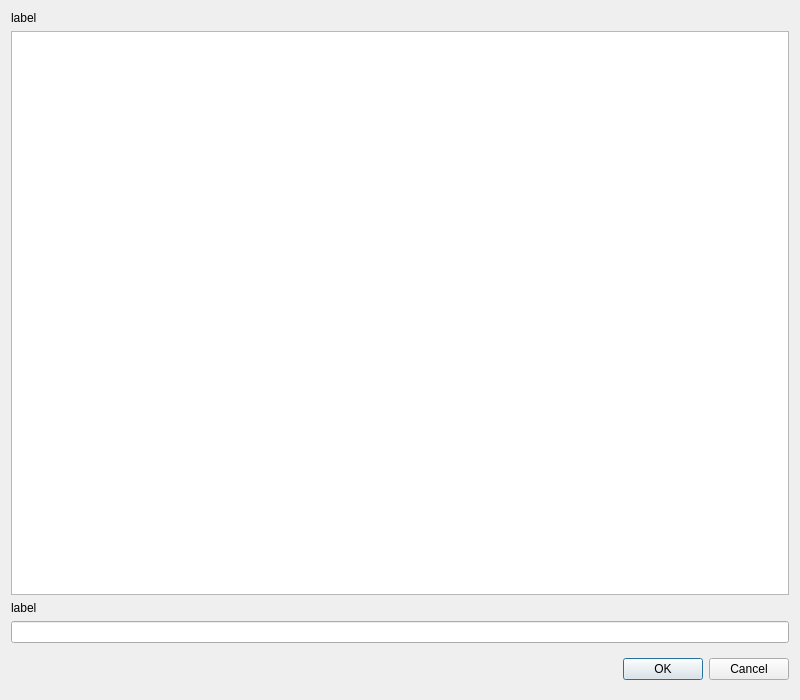
<?xml version="1.0" encoding="UTF-8"?>
<ui version="4.0">
 <class>FilterListDialog</class>
 <widget class="QDialog" name="FilterListDialog">
  <property name="geometry">
   <rect>
    <x>0</x>
    <y>0</y>
    <width>800</width>
    <height>700</height>
   </rect>
  </property>
  <property name="windowTitle">
   <string>Title</string>
  </property>
  <layout class="QHBoxLayout" name="horizontalLayout">
   <item>
    <layout class="QVBoxLayout" name="verticalLayout">
     <item>
      <layout class="QHBoxLayout" name="horizontalLayout_2">
       <item>
        <widget class="QLabel" name="selectUserLabel">
         <property name="text">
          <string>label</string>
         </property>
        </widget>
       </item>
       <item alignment="Qt::AlignRight">
        <widget class="QLabel" name="usersCountLabel">
         <property name="text">
          <string/>
         </property>
        </widget>
       </item>
      </layout>
     </item>
     <item>
      <widget class="QTableWidget" name="tableWidget">
       <property name="contextMenuPolicy">
        <enum>Qt::CustomContextMenu</enum>
       </property>
       <property name="editTriggers">
        <set>QAbstractItemView::NoEditTriggers</set>
       </property>
       <property name="alternatingRowColors">
        <bool>true</bool>
       </property>
       <property name="selectionMode">
        <enum>QAbstractItemView::SingleSelection</enum>
       </property>
       <property name="selectionBehavior">
        <enum>QAbstractItemView::SelectRows</enum>
       </property>
       <property name="showGrid">
        <bool>false</bool>
       </property>
       <attribute name="verticalHeaderVisible">
        <bool>false</bool>
       </attribute>
      </widget>
     </item>
     <item>
      <widget class="QLabel" name="filterUsersLabel">
       <property name="text">
        <string>label</string>
       </property>
      </widget>
     </item>
     <item>
      <widget class="QLineEdit" name="filterLineEdit"/>
     </item>
     <item>
      <widget class="QDialogButtonBox" name="buttonBox">
       <property name="minimumSize">
        <size>
         <width>0</width>
         <height>40</height>
        </size>
       </property>
       <property name="maximumSize">
        <size>
         <width>16777215</width>
         <height>40</height>
        </size>
       </property>
       <property name="orientation">
        <enum>Qt::Horizontal</enum>
       </property>
       <property name="standardButtons">
        <set>QDialogButtonBox::Cancel|QDialogButtonBox::Ok</set>
       </property>
       <property name="centerButtons">
        <bool>false</bool>
       </property>
      </widget>
     </item>
    </layout>
   </item>
  </layout>
 </widget>
 <resources/>
 <connections>
  <connection>
   <sender>buttonBox</sender>
   <signal>accepted()</signal>
   <receiver>FilterListDialog</receiver>
   <slot>accept()</slot>
   <hints>
    <hint type="sourcelabel">
     <x>248</x>
     <y>254</y>
    </hint>
    <hint type="destinationlabel">
     <x>157</x>
     <y>274</y>
    </hint>
   </hints>
  </connection>
  <connection>
   <sender>buttonBox</sender>
   <signal>rejected()</signal>
   <receiver>FilterListDialog</receiver>
   <slot>reject()</slot>
   <hints>
    <hint type="sourcelabel">
     <x>316</x>
     <y>260</y>
    </hint>
    <hint type="destinationlabel">
     <x>286</x>
     <y>274</y>
    </hint>
   </hints>
  </connection>
 </connections>
</ui>
